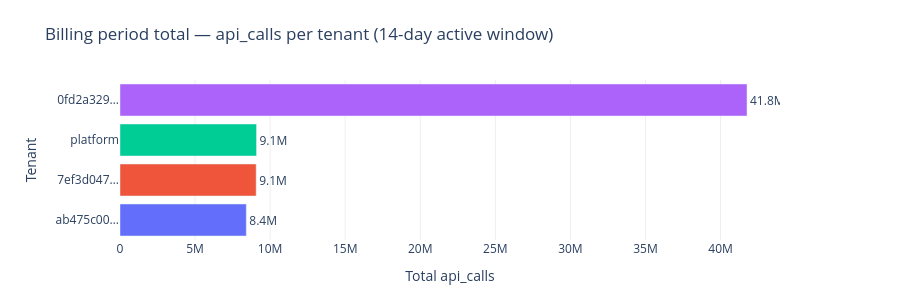

Notebook cell for this chart:
### Markdown cell above
### Chart Guide

**Purpose:** Establishes the usage facts before applying any pricing model.
Shows exactly how many API calls each tenant made during the active billing window.

**Chart Attributes**

| | |
|---|---|
| **Chart type** | Horizontal bar chart |
| **X axis** | Total `api_calls` across all active periods |
| **Y axis** | Tenant (shortened label) |
| **Bar label** | Value in millions (e.g. `27.5M`) |
| **Hover** | Full tenant UUID + exact call count |

**Insights:** The dominant consumer drives the most revenue under PayGo and the most overage
under contract models. A tenant with very few calls may be a candidate for a smaller tier.

### Code cell
if fig_41 is not None:
    fig_41.show()

### Figure 1 — Plotly figure (JSON) as saved in the notebook; plotly's stock layout.template omitted (floating-point values rounded to 4 significant figures)
{"data": [{"customdata": ["ab475c00-63cc-4b75-abcf-9c4513505e31", "7ef3d047-2729-402c-a956-3292c88329a7", "platform", "0fd2a329-b354-44ad-90e7-16f00fa85948"], "hovertemplate": "<b>%{customdata}</b><br>Total api_calls: %{x:,.0f}<extra></extra>", "marker": {"color": ["#636EFA", "#EF553B", "#00CC96", "#AB63FA"]}, "orientation": "h", "text": ["8.4M", "9.1M", "9.1M", "41.8M"], "textposition": "outside", "type": "bar", "x": [8410921, 9068822, 9091133, 41760886], "y": ["ab475c00…", "7ef3d047…", "platform", "0fd2a329…"]}], "layout": {"height": 300, "margin": {"b": 60, "l": 120, "r": 120, "t": 80}, "plot_bgcolor": "white", "showlegend": false, "title": {"text": "Billing period total — api_calls per tenant (14-day active window)"}, "xaxis": {"gridcolor": "#eee", "showgrid": true, "title": {"text": "Total api_calls"}}, "yaxis": {"title": {"text": "Tenant"}}}}
